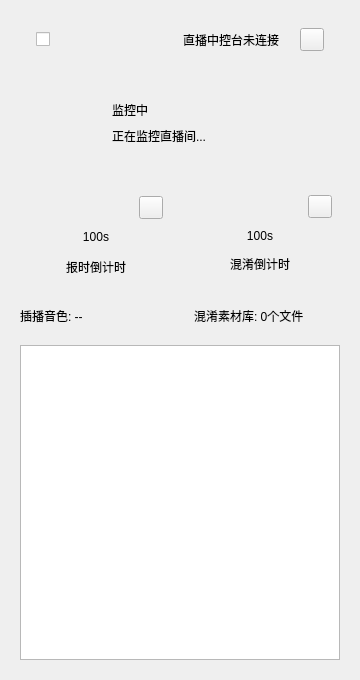
<?xml version="1.0" encoding="UTF-8"?>
<ui version="4.0">
	<class>Dashboard</class>
	<widget class="QDockWidget" name="Dashboard">
		<property name="geometry">
			<rect>
				<x>0</x>
				<y>0</y>
				<width>360</width>
				<height>680</height>
			</rect>
		</property>
		<property name="windowTitle">
			<string>智播精灵</string>
		</property>
		<widget class="QWidget" name="dockWidgetContents">
			<layout class="QVBoxLayout" name="mainLayout">
				<property name="spacing">
					<number>0</number>
				</property>
				<property name="leftMargin">
					<number>0</number>
				</property>
				<property name="topMargin">
					<number>0</number>
				</property>
				<property name="rightMargin">
					<number>0</number>
				</property>
				<property name="bottomMargin">
					<number>0</number>
				</property>
				<item>
					<widget class="QScrollArea" name="scrollArea">
						<property name="widgetResizable">
							<bool>true</bool>
						</property>
						<property name="frameShape">
							<enum>QFrame::NoFrame</enum>
						</property>
						<widget class="QWidget" name="scrollContent">
							<property name="geometry">
								<rect>
									<x>0</x>
									<y>0</y>
									<width>360</width>
									<height>680</height>
								</rect>
							</property>
							<layout class="QVBoxLayout" name="contentLayout">
								<property name="spacing">
									<number>20</number>
								</property>
								<property name="leftMargin">
									<number>20</number>
								</property>
								<property name="topMargin">
									<number>20</number>
								</property>
								<property name="rightMargin">
									<number>20</number>
								</property>
								<property name="bottomMargin">
									<number>20</number>
								</property>
								<item>
									<widget class="QFrame" name="topBar">
										<layout class="QHBoxLayout" name="topLayout">
											<property name="leftMargin">
												<number>16</number>
											</property>
											<property name="topMargin">
												<number>8</number>
											</property>
											<property name="rightMargin">
												<number>16</number>
											</property>
											<property name="bottomMargin">
												<number>8</number>
											</property>
											<item>
												<widget class="QCheckBox" name="masterSwitch">
													<property name="cursor">
														<cursorShape>PointingHandCursor</cursorShape>
													</property>
													<property name="text">
														<string/>
													</property>
												</widget>
											</item>
											<item>
												<spacer name="hs1">
													<property name="orientation">
														<enum>Qt::Horizontal</enum>
													</property>
												</spacer>
											</item>
											<item>
												<widget class="QLabel" name="iconLink">
													<property name="minimumSize">
														<size>
															<width>16</width>
															<height>16</height>
														</size>
													</property>
													<property name="maximumSize">
														<size>
															<width>16</width>
															<height>16</height>
														</size>
													</property>
												</widget>
											</item>
											<item>
												<widget class="QLabel" name="lblConnText">
													<property name="text">
														<string>直播中控台未连接</string>
													</property>
												</widget>
											</item>
											<item>
												<widget class="QToolButton" name="btnSettings">
													<property name="cursor">
														<cursorShape>PointingHandCursor</cursorShape>
													</property>
													<property name="text">
														<string/>
													</property>
												</widget>
											</item>
										</layout>
									</widget>
								</item>
								<item>
									<widget class="QFrame" name="statusCard">
										<layout class="QHBoxLayout" name="statusLayout">
											<property name="spacing">
												<number>20</number>
											</property>
											<property name="leftMargin">
												<number>24</number>
											</property>
											<property name="topMargin">
												<number>20</number>
											</property>
											<property name="rightMargin">
												<number>24</number>
											</property>
											<property name="bottomMargin">
												<number>20</number>
											</property>
											<item>
												<widget class="QLabel" name="iconStatus">
													<property name="minimumSize">
														<size>
															<width>48</width>
															<height>48</height>
														</size>
													</property>
													<property name="maximumSize">
														<size>
															<width>48</width>
															<height>48</height>
														</size>
													</property>
												</widget>
											</item>
											<item>
												<layout class="QVBoxLayout" name="vlStatusText">
													<property name="spacing">
														<number>4</number>
													</property>
													<item>
														<widget class="QLabel" name="stText">
															<property name="text">
																<string>监控中</string>
															</property>
														</widget>
													</item>
													<item>
														<widget class="QLabel" name="stSub">
															<property name="text">
																<string>正在监控直播间...</string>
															</property>
														</widget>
													</item>
												</layout>
											</item>
										</layout>
									</widget>
								</item>
								<item>
									<layout class="QHBoxLayout" name="cardsLayout">
										<property name="spacing">
											<number>16</number>
										</property>
										<item>
											<widget class="QFrame" name="cardTime">
												<property name="minimumSize">
													<size>
														<width>0</width>
														<height>100</height>
													</size>
												</property>
												<layout class="QGridLayout" name="glTime">
													<item row="0" column="1">
														<widget class="QToolButton" name="btnTriggerTime">
															<property name="cursor">
																<cursorShape>PointingHandCursor</cursorShape>
															</property>
															<property name="text">
																<string/>
															</property>
														</widget>
													</item>
													<item row="1" column="0" colspan="2">
														<widget class="QLabel" name="tVal">
															<property name="text">
																<string>100s</string>
															</property>
															<property name="alignment">
																<set>Qt::AlignCenter</set>
															</property>
														</widget>
													</item>
													<item row="2" column="0" colspan="2">
														<widget class="QLabel" name="lblTitleTime">
															<property name="text">
																<string>报时倒计时</string>
															</property>
															<property name="alignment">
																<set>Qt::AlignCenter</set>
															</property>
														</widget>
													</item>
												</layout>
											</widget>
										</item>
										<item>
											<widget class="QFrame" name="cardNoise">
												<property name="minimumSize">
													<size>
														<width>0</width>
														<height>100</height>
													</size>
												</property>
												<layout class="QGridLayout" name="glNoise">
													<property name="leftMargin">
														<number>0</number>
													</property>
													<property name="topMargin">
														<number>8</number>
													</property>
													<property name="rightMargin">
														<number>8</number>
													</property>
													<property name="bottomMargin">
														<number>12</number>
													</property>
													<item row="0" column="1">
														<widget class="QToolButton" name="btnTriggerNoise">
															<property name="cursor">
																<cursorShape>PointingHandCursor</cursorShape>
															</property>
															<property name="text">
																<string/>
															</property>
														</widget>
													</item>
													<item row="1" column="0" colspan="2">
														<widget class="QLabel" name="nVal">
															<property name="text">
																<string>100s</string>
															</property>
															<property name="alignment">
																<set>Qt::AlignCenter</set>
															</property>
														</widget>
													</item>
													<item row="2" column="0" colspan="2">
														<widget class="QLabel" name="lblTitleNoise">
															<property name="text">
																<string>混淆倒计时</string>
															</property>
															<property name="alignment">
																<set>Qt::AlignCenter</set>
															</property>
														</widget>
													</item>
												</layout>
											</widget>
										</item>
									</layout>
								</item>
								<item>
									<layout class="QHBoxLayout" name="infoLayout">
										<item>
											<widget class="QLabel" name="lblInfo1">
												<property name="text">
													<string>插播音色: --</string>
												</property>
											</widget>
										</item>
										<item>
											<spacer name="hsInfo">
												<property name="orientation">
													<enum>Qt::Horizontal</enum>
												</property>
											</spacer>
										</item>
										<item>
											<widget class="QLabel" name="lblInfo2">
												<property name="text">
													<string>混淆素材库: 0个文件</string>
												</property>
											</widget>
										</item>
									</layout>
								</item>
								<item>
									<widget class="QTextEdit" name="logBox">
										<property name="readOnly">
											<bool>true</bool>
										</property>
									</widget>
								</item>
							</layout>
						</widget>
					</widget>
				</item>
			</layout>
		</widget>
	</widget>
	<resources/>
	<connections/>
</ui>
